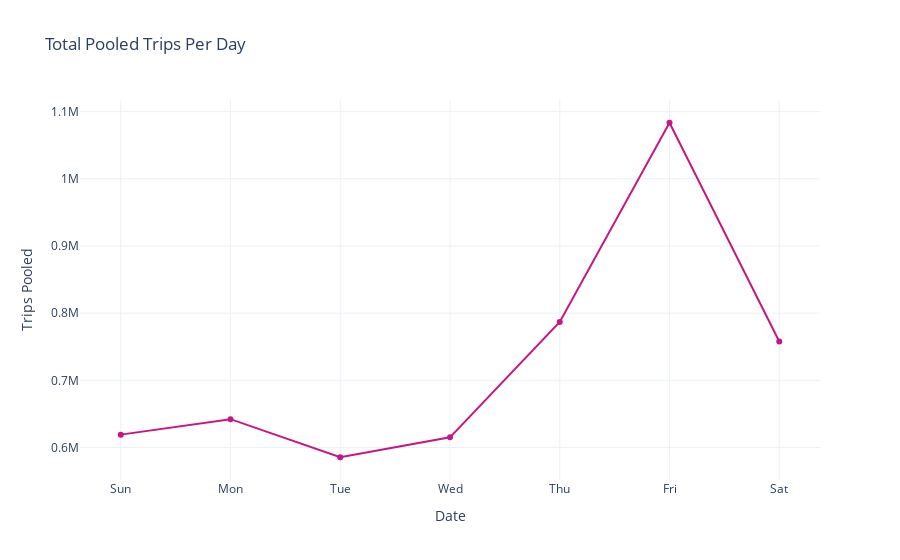

Notebook code cell kept with this figure:
### Code cell
# Trips pooled By day 
df_pooled = pd.read_csv("data/athena-results/Unsaved/2025/04/21/trips_pooled_by_day.csv")
day_map = {1:'Sun', 2:'Mon', 3:'Tue', 4:'Wed', 5:'Thu', 6:'Fri', 7:'Sat'}
df_pooled['dayofweek'] = df_pooled['dayofweek'].map(day_map)

fig = px.line(
    df_pooled,
    x='dayofweek',
    y='total_trips_pooled',
    markers=True,
    title="Total Pooled Trips Per Day",
    color_discrete_sequence=["mediumvioletred"]
)

fig.update_layout(
    template="plotly_white",
    xaxis_title="Date",
    yaxis_title="Trips Pooled"
)
fig.show()

### Figure 1 — Plotly figure (JSON) as saved in the notebook; plotly's stock layout.template omitted (floating-point values rounded to 4 significant figures)
{"data": [{"hovertemplate": "dayofweek=%{x}<br>total_trips_pooled=%{y}<extra></extra>", "legendgroup": "", "line": {"color": "mediumvioletred", "dash": "solid"}, "marker": {"symbol": "circle"}, "mode": "markers+lines", "name": "", "orientation": "v", "showlegend": false, "type": "scatter", "x": ["Sun", "Mon", "Tue", "Wed", "Thu", "Fri", "Sat"], "xaxis": "x", "y": [619184, 642192, 585513, 615171, 786980, 1083441, 757826], "yaxis": "y"}], "layout": {"legend": {"tracegroupgap": 0}, "title": {"text": "Total Pooled Trips Per Day"}, "xaxis": {"anchor": "y", "domain": [0, 1], "title": {"text": "Date"}}, "yaxis": {"anchor": "x", "domain": [0, 1], "title": {"text": "Trips Pooled"}}}}
